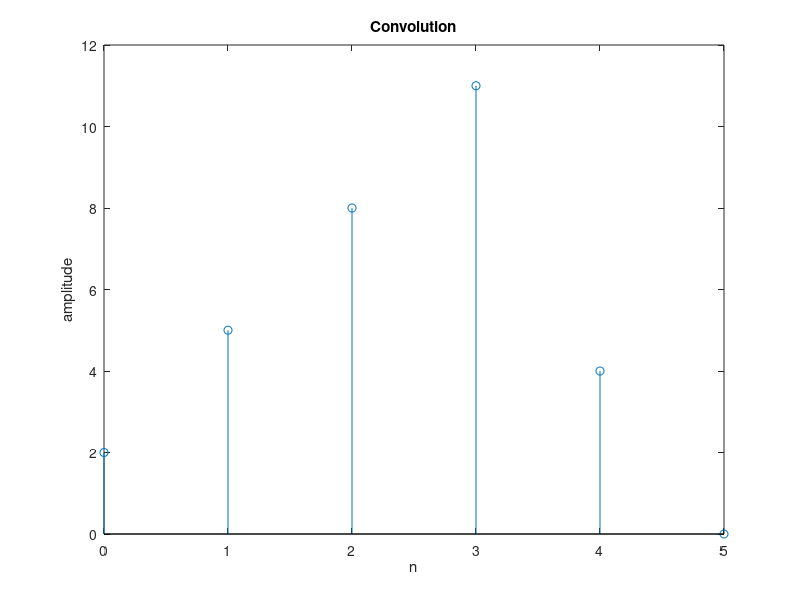

Recreate this plot in MATLAB.
x = [1 2 3 4];                % Define first input seq
h = [2 1 0];                  % Define second input seq
y = conv(x, h);               % Calculate discrete convolution

n = 0:(length(y) - 1);        % Creates x-axis index vector
figure;                       % opens new plot window
stem(n, y);                   % Plot discrete Graph
title('Convolution');         % Add title
xlabel('n');                  % Label x-axis
ylabel('amplitude');          % Label y-axis
